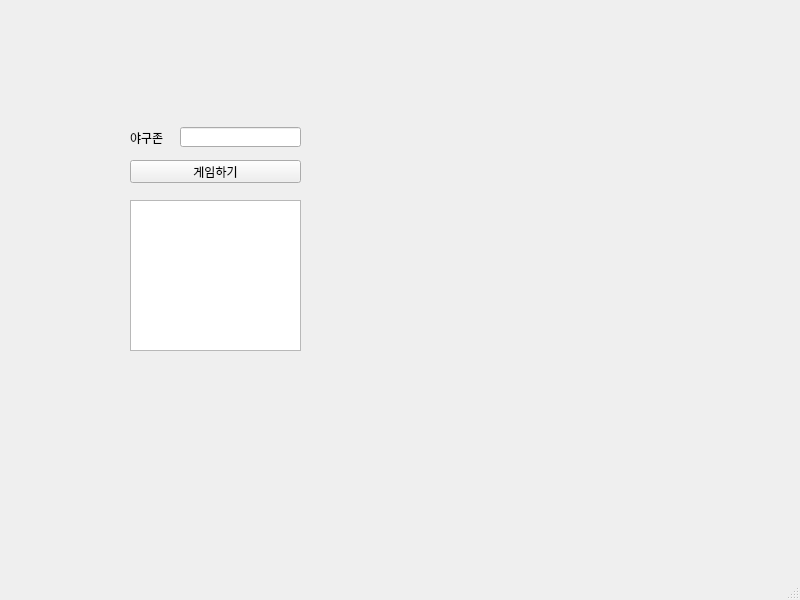
<?xml version="1.0" encoding="UTF-8"?>
<ui version="4.0">
 <class>lbl_result</class>
 <widget class="QMainWindow" name="lbl_result">
  <property name="geometry">
   <rect>
    <x>0</x>
    <y>0</y>
    <width>800</width>
    <height>600</height>
   </rect>
  </property>
  <property name="windowTitle">
   <string>MainWindow</string>
  </property>
  <widget class="QWidget" name="centralwidget">
   <widget class="QLabel" name="lbl_mine">
    <property name="geometry">
     <rect>
      <x>130</x>
      <y>130</y>
      <width>41</width>
      <height>16</height>
     </rect>
    </property>
    <property name="text">
     <string>야구존</string>
    </property>
   </widget>
   <widget class="QPushButton" name="pb">
    <property name="geometry">
     <rect>
      <x>130</x>
      <y>160</y>
      <width>171</width>
      <height>23</height>
     </rect>
    </property>
    <property name="text">
     <string>게임하기</string>
    </property>
   </widget>
   <widget class="QLineEdit" name="le">
    <property name="geometry">
     <rect>
      <x>180</x>
      <y>127</y>
      <width>121</width>
      <height>20</height>
     </rect>
    </property>
   </widget>
   <widget class="QTextEdit" name="te">
    <property name="geometry">
     <rect>
      <x>130</x>
      <y>200</y>
      <width>171</width>
      <height>151</height>
     </rect>
    </property>
   </widget>
  </widget>
  <widget class="QMenuBar" name="menubar">
   <property name="geometry">
    <rect>
     <x>0</x>
     <y>0</y>
     <width>800</width>
     <height>21</height>
    </rect>
   </property>
  </widget>
  <widget class="QStatusBar" name="statusbar"/>
 </widget>
 <resources/>
 <connections/>
</ui>
